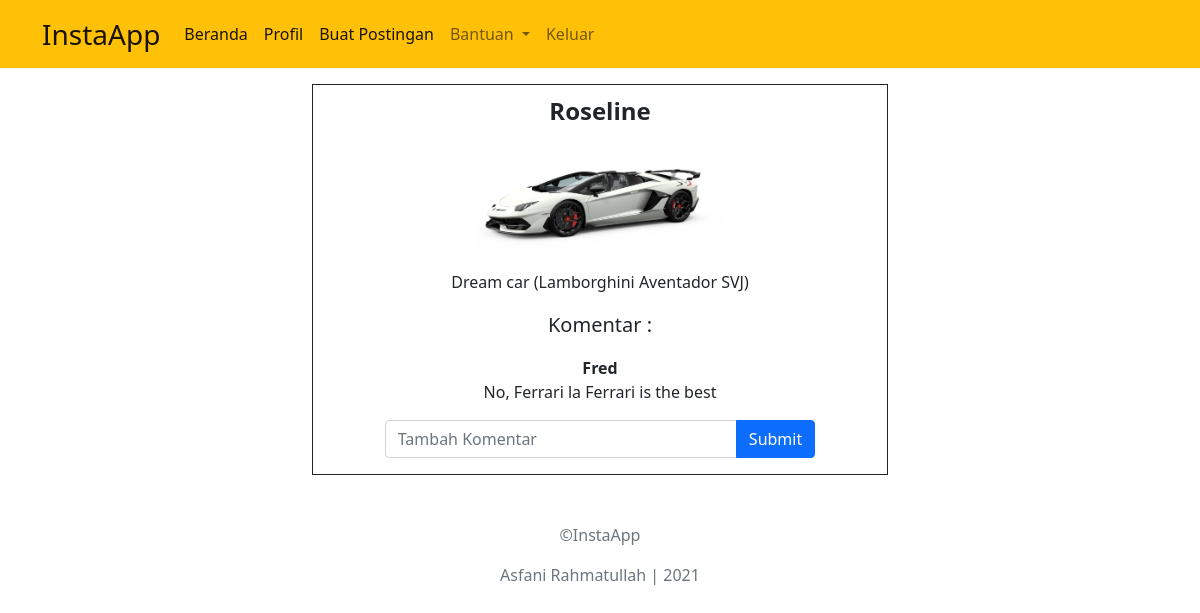
The page /user/tambah komentar.php?id_postingan=23&temp_status=Suka (signed in) on the database its author committed.
### tables this page shows
CREATE TABLE `postingan` (
  `id_postingan` int(11) NOT NULL,
  `id_user` int(11) NOT NULL,
  `gambar` varchar(255) DEFAULT NULL,
  `postingan` text DEFAULT NULL,
  `jml_like` int(11) DEFAULT NULL
);

CREATE TABLE `pengguna` (
  `id_user` int(11) NOT NULL,
  `username` varchar(45) NOT NULL,
  `email` varchar(45) NOT NULL,
  `nomor_handphone` varchar(13) NOT NULL,
  `jenis_kelamin` varchar(9) NOT NULL,
  `TTL` date NOT NULL,
  `foto` varchar(64) NOT NULL,
  `password` varchar(64) NOT NULL
);

CREATE TABLE `komentar` (
  `id_komentar` int(11) NOT NULL,
  `id_user` int(11) NOT NULL,
  `id_postingan` int(11) NOT NULL,
  `komentar` text NOT NULL,
  `likes` int(11) NOT NULL
);

### user/tambah komentar.php (the view, shortened to what this page needs)
<?php
    function komentar($id_postingan,$conn){
        $jawaban=$conn->prepare("SELECT komentar, username FROM postingan, komentar, pengguna
                                 WHERE komentar.id_postingan = :id_postingan AND komentar.id_user=pengguna.id_user AND komentar.id_postingan=postingan.id_postingan");
        $jawaban->bindValue(':id_postingan',$id_postingan);
        $jawaban->execute();
        return $jawaban;
    }
?>
<!doctype html>
<html lang="en">
  <head>
    <link href="https://cdn.jsdelivr.net/npm/bootstrap@5.0.0-beta3/dist/css/bootstrap.min.css" rel="stylesheet">
  </head>
  <body>
  <nav class="navbar navbar-expand-lg navbar-light bg-warning sticky-md-top">
    <div class="container">
        <a class="navbar-brand fs-3" href="index.php">InstaApp</a>
        <div class="collapse navbar-collapse" id="navbarNavDropdown">
        <ul class="navbar-nav">
            <li class="nav-item">
            <a class="nav-link active" aria-current="page" href="index.php">Beranda</a>
            </li>
            <li class="nav-item">
            <a class="nav-link active" href="#">Profil</a>
            </li>
            <li class="nav-item">
            <a class="nav-link active" href="buat postingan.php">Buat Postingan</a>
            </li>
            <li class="nav-item dropdown">
            <a class="nav-link dropdown-toggle" href="#" id="navbarDropdownMenuLink" role="button" data-bs-toggle="dropdown" aria-expanded="false">
                Bantuan
            </a>
            </li>
            <li class="nav-item">
            <a class="nav-link" href="logout.php">Keluar</a>
            </li>
        </ul>
        </div>
    </div>
    </nav>
    <div class="container text-center w-50 mx-auto">
    <?php
    $dbc = new PDO('mysql:host=localhost;dbname=instaapp','root','');
    $query = $dbc->prepare("SELECT username, id_postingan, gambar, postingan FROM pengguna, postingan
                            WHERE pengguna.id_user = postingan.id_user AND id_postingan = :id_postingan ORDER BY id_postingan DESC");
    $temp_id=intval($_SESSION['id_postingan']);
    $query->bindValue(':id_postingan', $temp_id);
    $query->execute();
    if ($query->rowCount()>0) {
        foreach ($query as $row) {
            echo "<div class='border border-dark my-3'>";
            echo "<div class='my-2 fs-4'><b> {$row['username']}</b></div>";
            echo "<img src='{$row['gambar']}' style='width: 250px;'><br>";
            echo "<p>  {$row['postingan']}</p>";
            echo '<div class="my-3">';
            $respon = komentar($row['id_postingan'], $dbc);
            echo "<div class='container3'>";
            echo "<p class='fs-5'> Komentar :</p>";
            if ($respon->rowCount() >= 1 ) {
                foreach ($respon as $row2) {
                    echo "<b>{$row2['username']}</b>";
                    echo "<p> {$row2['komentar']}</p>";
                }
                echo "
                <div>
                <form action='tambah komentar.php' method='POST'>
                <div class='input-group mb-3 w-75 mx-auto'>
                <input type='text' class='form-control' placeholder='Tambah Komentar' name='input_komentar' id='input_komentar'>
                <input type='submit' class='btn btn-primary' name='komentar' id='komentar'>
                </div>
                </form>
                </div>
                </div>
                </div>";
            }
            echo "</div><br>";
        }
    } else {
        echo 'Postingan tidak ditemukan';
    };
    ?>
    </div>
    <footer class="container-fluid text-center text-secondary p-2">
        <p> ©InstaApp</p>
        <p> Asfani Rahmatullah | 2021</p>
    </footer>
  </body>
</html>

### rows shown on the page
postingan: id_user.username "Roseline", gambar (picture), postingan "Dream car (Lamborghini Aventador SVJ)"
komentar: id_user.username "Fred", komentar "No, Ferrari la Ferrari is the best"
